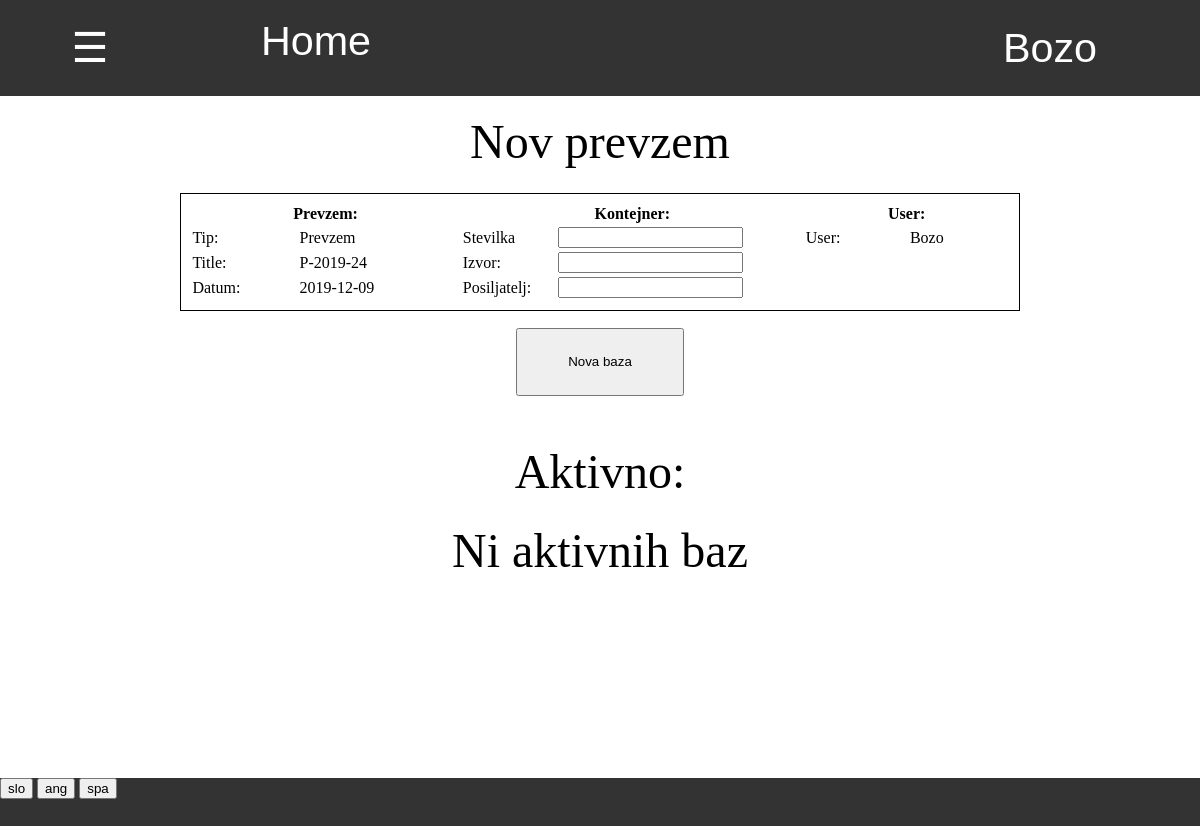
Page /zaloga/prevzem/ (signed in) on the earlier database version.
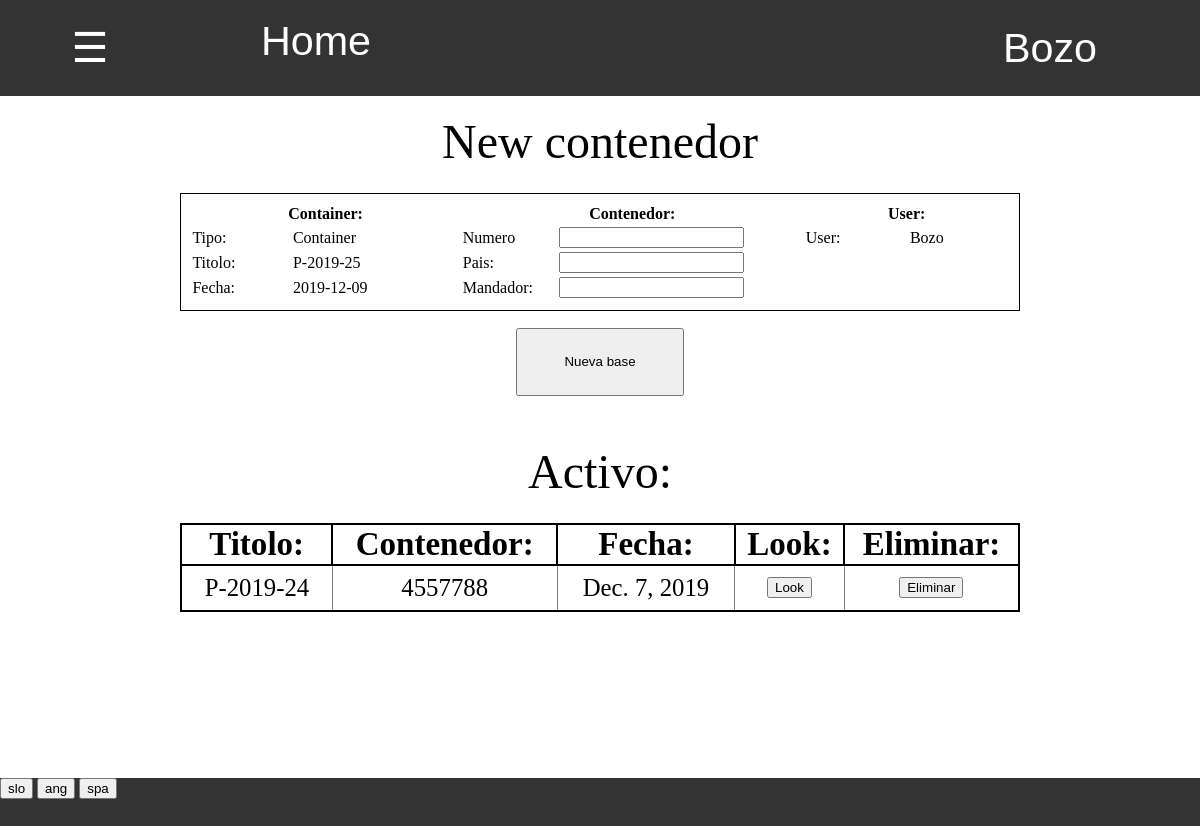
Same page on the later database version.
### program/models.py (models this page shows, shortened)
class Profil(models.Model):
    user = models.OneToOneField(User,on_delete=models.CASCADE)
    jezik =  models.CharField(default="spa",max_length=3, choices=JEZIKI)

class Program(models.Model):
    stevilo_prevzemov = models.IntegerField(default = 0)
    stevilo_odpisov = models.IntegerField(default = 0)
    stevilo_faktur = models.IntegerField(default = 0)
    stevilo_racunov = models.IntegerField(default = 0)
    stevilo_inventur = models.IntegerField(default = 0)
    def naslednji_prevzem(self,delaj=False):
        if delaj:
            self.stevilo_prevzemov += 1
            self.save()
            return 'P-2019-' + str(self.stevilo_prevzemov)
        else:
            return 'P-2019-' + str(self.stevilo_prevzemov + 1)
    @property
    def vrni_jezike(self):
        return JEZIKI

### zaloga/models.py (models this page shows, shortened)
class Baza(models.Model):
    author = models.ForeignKey(User,default=1, on_delete=models.CASCADE)
    title = models.CharField(default="",max_length=15)
    datum = models.DateField(default=timezone.now)
    zaloga = models.ForeignKey(Zaloga, default=1 ,on_delete=models.CASCADE)
    status = models.CharField(default="aktivno",max_length=10)
    sprememba_zaloge = models.IntegerField(default = -1)
    tip = models.CharField(default="prevzem",max_length=20, choices=TIPI_BAZE)
    kontejner = models.OneToOneField(Kontejner,null=True,default=None,blank=True, on_delete=models.CASCADE)
    popust = models.IntegerField(default = None, null=True, blank=True)
    stranka = models.ForeignKey(Stranka, on_delete=models.CASCADE, default=None, null=True, blank=True)
    cas = models.TimeField(default=None,null=True,blank=True)
    dnevna_prodaja = models.ForeignKey(Dnevna_prodaja, on_delete=models.CASCADE, default=None, null=True, blank=True)

class Kontejner(models.Model):
    stevilka = models.CharField(default="", max_length=20)
    posiljatelj = models.CharField(default="", max_length=20)
    drzava = models.CharField(default="", max_length=20)

### zaloga/views.py (the view)
# urls.py: path('', views.baze , name='baze'),
@login_required
def baze(request, tip_baze):
    if request.method == "GET":
        baze = Baza.objects.filter(tip=tip_baze,status='aktivno')
        stranke = Stranka.objects.all().order_by('stevilo_kupljenih').values('pk','naziv')
        return pokazi_stran(request, 'zaloga/aktivne_baze.html', {'tip': tip_baze, 'baze':baze,'stranke':stranke})

### zaloga/models.py (called while the page is built)
    @property
    def danes(self):
        return datetime.today().strftime('%Y-%m-%d')

### zaloga/templatetags/zaloga_exstras.py (called while the page is built)
@register.filter
def keyvalue(dict, key):
    return dict[key]

### zaloga/views.py (called while the page is built)
def vrni_slovar(request):
    with open('slovar.json') as dat:
        slovar = json.load(dat)
    return slovar

def pokazi_stran(request, html, baze={}):
    slovar = {'prodaja':prodaja, 'zaloga':zaloga,'program':program,'slovar':vrni_slovar(request),'jezik':request.user.profil.jezik}
    slovar.update(baze)
    return render(request, html, slovar)

### zaloga/templates/zaloga/aktivne_baze.html (shortened to what this page needs)
{% extends 'program/base.html' %}
{% load zaloga_exstras %}
{% block content %}
<div class="title">
{% if tip == "prevzem" %}
    {{slovar|keyvalue:'Nov prevzem'|keyvalue:jezik}}
{% elif tip == "odpis" %}
    {{slovar|keyvalue:'Nov odpis'|keyvalue:jezik}}
{% elif tip == "inventura" %}
    {{slovar|keyvalue:'Nova inventura'|keyvalue:jezik}}
{% elif tip == "vele_prodaja" %}
    {{slovar|keyvalue:'Nova vele prodaja'|keyvalue:jezik}}
{% endif %}
</div>
<div class="okno">
    {% if tip == "prevzem" %}
        <table style="padding:1%;border:1px solid black"class="tabela_podatkov">
            <tr>
                <th width="33%" colspan="2"> {{slovar|keyvalue:'Prevzem'|keyvalue:jezik}}:</th>
                <th width="42%" colspan="2">{{slovar|keyvalue:'Kontejner'|keyvalue:jezik}}:</th>
                <th width="25%" colspan="2"> User: </th>
            </tr>
            <tr>
                <td> {{slovar|keyvalue:'Tip'|keyvalue:jezik}}: </td>
                <td> {{slovar|keyvalue:'Prevzem'|keyvalue:jezik}} </td>
                <td> {{slovar|keyvalue:'Stevilka'|keyvalue:jezik}} </td>
                <td> <input form="nova_baza" name="stevilka" type="text" required autocomplete="off"> </td>
                <td> User: </td>
                <td> {{user.username}} </td>
            </tr>
            <tr>
                <td> {{slovar|keyvalue:'Title'|keyvalue:jezik}}: </td>
                <td> {{program.naslednji_prevzem}} </td>
                <td> {{slovar|keyvalue:'Izvor'|keyvalue:jezik}}: </td>
                <td> <input form="nova_baza" name="drzava" type="text" required> </td>
            </tr>
            <tr>
                <td> {{slovar|keyvalue:'Datum'|keyvalue:jezik}}: </td>
                <td> {{zaloga.danes}} </td>
                <td> {{slovar|keyvalue:'Posiljatelj'|keyvalue:jezik}}: </td>
                <td> <input form="nova_baza" name="posiljatelj" type="text" required> </td>
            </tr>
        </table>
    {% endif %}
    <form id="nova_baza" action="{% url 'nova_baza' tip %}" method="POST">
        <input type="submit" value="{{slovar|keyvalue:'Nova baza'|keyvalue:jezik}}">
    </form>
</div>
<div class="title" style="margin-top:4%">
    {{slovar|keyvalue:'Aktivno'|keyvalue:jezik}}:
</div>
{% if baze.count == 0 %}
    <div class="title" style="margin-top:2%">
        {{slovar|keyvalue:'Ni aktivnih baz'|keyvalue:jezik}}
    </div>
{% else %}
    <div style="width:70%;display:inline-block;margin-top:2%" >
        <table class="tabela_vnosov">
            <tr class="header">
                <th> {{slovar|keyvalue:'Title'|keyvalue:jezik}}: </th>
                {% if tip == "vele_prodaja" %}
                <th> {{slovar|keyvalue:'Stranka'|keyvalue:jezik}}: </th>
                {% elif tip == "prevzem" %}
                <th> {{slovar|keyvalue:'Kontejner'|keyvalue:jezik}}: </th>
                {% endif %}
                <th> {{slovar|keyvalue:'Datum'|keyvalue:jezik}}: </th>
                <th> {{slovar|keyvalue:'Ogled'|keyvalue:jezik}}: </th>
                <th> {{slovar|keyvalue:'Izbris'|keyvalue:jezik}}: </th>
            </tr>
            {% for baza in baze %}
            <tr>
                <td> {{baza.title}} </td>
                {% if tip == "vele_prodaja" %}
                <td> {{baza.stranka}} </td>
                {% elif tip == "prevzem" %}
                <td> {{baza.kontejner.stevilka}} </td>
                {% endif %}
                <td> {{baza.datum}} </td>
                <td class="ogled">
                    <form action="{% url 'baza' tip baza.pk %}" method="GET">
                        <input type="submit" value="{{slovar|keyvalue:'Ogled'|keyvalue:jezik}}">
                    </form>
                </td>
                <td class="izbris">
                    <form action="{% url 'izbris_baze' baza.tip baza.pk %}" method="POST">
                        <input type="submit" value="{{slovar|keyvalue:'Izbris'|keyvalue:jezik}}">
                    </form>
                </td>
            </tr>
            {% endfor %}
        </table>
    </div>
{% endif %}
{% endblock %}

Differences in the rows shown:
changed Profil: jezik "Nov prevzem" → "New contenedor"; jezik "Prevzem" → "Container"; jezik "Kontejner" → "Contenedor"; jezik "Tip" → "Tipo"; jezik "Stevilka" → "Numero"; jezik "Title" → "Titolo"; jezik "Izvor" → "Pais"; jezik "Datum" → "Fecha"; jezik "Posiljatelj" → "Mandador"; jezik "Nova baza" → "Nueva base"; jezik "Aktivno" → "Activo"; jezik (not shown) → "Contenedor"; jezik (not shown) → "Fecha"; jezik (not shown) → "Look"; jezik (not shown) → "Eliminar"; jezik "Ni aktivnih baz" → "Titolo"
changed Program: naslednji_prevzem "P-2019-24" → "P-2019-25"
added Baza: title "P-2019-24", kontejner.stevilka "4557788", datum "Dec. 7, 2019", {{ slovar|keyvalue:'Ogled'|keyvalue:jezik }} "Look", {{ slovar|keyvalue:'Izbris'|keyvalue:jezik }} "Eliminar"
